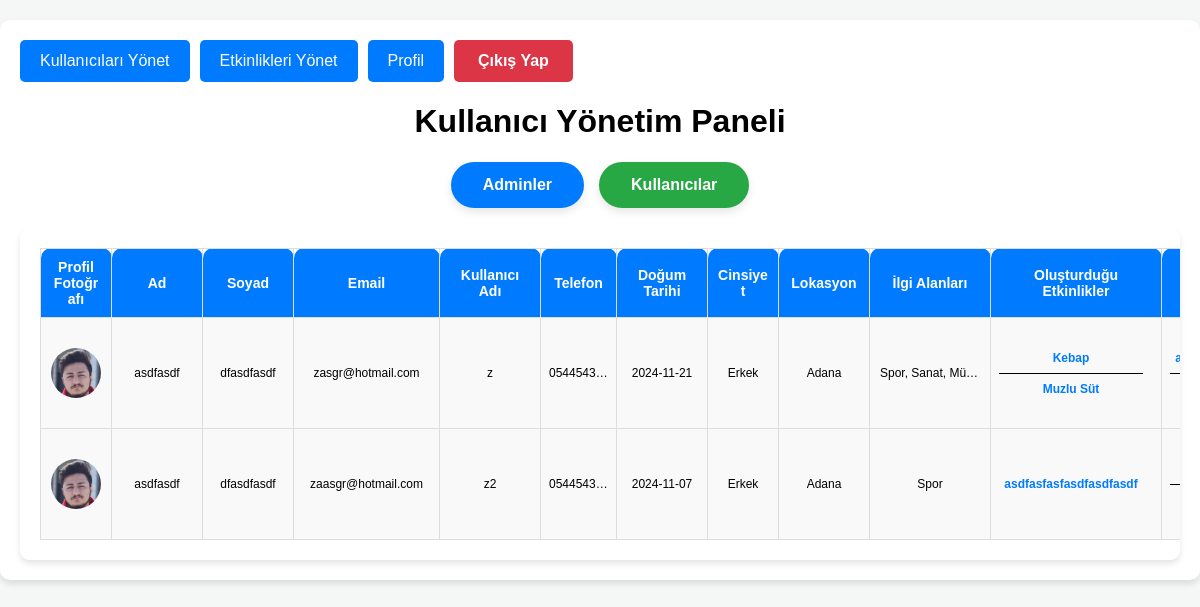
The page /admin/user/ on the database as committed earlier.
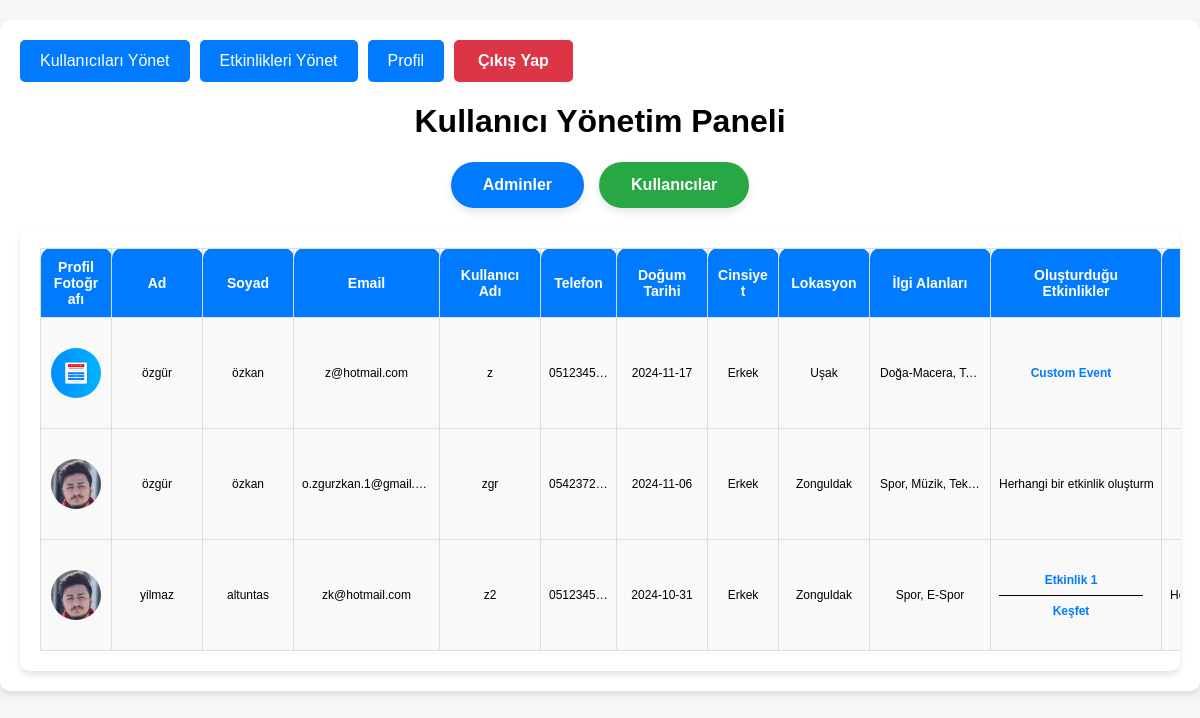
The same page on the database as committed later.
### tables this page shows
CREATE TABLE users (
        ID INTEGER PRIMARY KEY AUTOINCREMENT,
        username TEXT NOT NULL UNIQUE,
        password TEXT NOT NULL,
        email TEXT NOT NULL UNIQUE,
        location TEXT NOT NULL,
        interests TEXT NOT NULL,
        first_name TEXT NOT NULL,
        last_name TEXT NOT NULL,
        birth_date TEXT NOT NULL,
        gender TEXT NOT NULL,
        phone_number TEXT NOT NULL UNIQUE,
        profile_photo TEXT NOT NULL,
        status TEXT NOT NULL DEFAULT 'user'
    );

CREATE TABLE events (
        ID INTEGER PRIMARY KEY AUTOINCREMENT,
        event_name TEXT NOT NULL,
        description TEXT NOT NULL,
        startDate TEXT NOT NULL,
        finishDate TEXT NOT NULL,
        startTime TEXT NOT NULL,
        finishTime TEXT NOT NULL,
        duration TEXT NOT NULL,
        city TEXT NOT NULL,        
        address TEXT NOT NULL,        
        category TEXT NOT NULL,
        creator_username TEXT NOT NULL,
        isApproved BOOLEAN DEFAULT FALSE NOT NULL
    );

### app.py (the view)
@app.route('/admin/user/')
def view_user():
    users = get_all_users()
    return render_template('view_users.html',
                           users=users,
                           get_created_events_by_username=get_created_events_by_username, # function
                           get_user_attended_events=get_user_attended_events) # function

### database.py (called while the page is built)
def get_db_connection():
    conn = sqlite3.connect(DATABASE)
    conn.row_factory = sqlite3.Row
    return conn

def get_created_events_by_username(username):
    conn = get_db_connection()
    cursor = conn.cursor()
    cursor.execute('''
        SELECT ID, event_name, description, startDate, finishDate, startTime, finishTime, city, address, category, creator_username, isApproved
        FROM events
        WHERE creator_username = ?
    ''', (username,))
    events = cursor.fetchall()
    conn.close()
    return [
        {
            "ID": event[0],
            "event_name": event[1],
            "description": event[2],
            "startDate": event[3],
            "finishDate": event[4],
            "startTime": event[5],
            "finishTime": event[6],
            "city": event[7],
            "address": event[8],
            "category": event[9],
            "creator_username": event[10],
            "is_approved": event[11],
        }
        for event in events
    ]

def get_all_users():
    conn = get_db_connection()
    cursor = conn.cursor()
    cursor.execute("SELECT * FROM users")
    users = cursor.fetchall()
    conn.close()
    return users

### templates/view_users.html (shortened to what this page needs)
<!DOCTYPE html>
<html lang="tr">
<head>
    <link rel="stylesheet" href="{{ url_for('static', filename='css/view_users_style.css') }}">
</head>
<body>
<div class="container">
    <nav class="admin-navigation-buttons">
        <button onclick="location.href='{{ url_for('view_user', user_id=1) }}'" class="admin-nav-btn">Kullanıcıları
            Yönet
        </button>
        <button onclick="location.href='{{ url_for('view_event', event_id=1) }}'" class="admin-nav-btn">Etkinlikleri
            Yönet
        </button>
        <button onclick="location.href='{{ url_for('admin_profile') }}'" class="admin-nav-btn">Profil</button>
        <form action="{{ url_for('logout') }}" method="POST">
            <button type="submit" class="btn logout-btn">Çıkış Yap</button>
        </form>
    </nav>
    <h1>Kullanıcı Yönetim Paneli</h1>
    <div class="filter-buttons">
        <button class="filter-button" id="admin-btn">Adminler</button>
        <button class="filter-button" id="user-btn">Kullanıcılar</button>
    </div>
    <section class="user-list">
        <table class="user-table">
            <thead>
            <tr>
                <th>Profil Fotoğrafı</th>
                <th>Ad</th>
                <th>Soyad</th>
                <th>Email</th>
                <th>Kullanıcı Adı</th>
                <th>Telefon</th>
                <th>Doğum Tarihi</th>
                <th>Cinsiyet</th>
                <th>Lokasyon</th>
                <th>İlgi Alanları</th>
                <th>Oluşturduğu Etkinlikler</th>
                <th>Katıldığı Etkinlikler</th>
            </tr>
            </thead>
            <tbody>
            {% for user in users %}
                <tr class="user-row" data-status="{{ user[12] }}">
                    <td><img src="{{ url_for('static', filename=user[11]) }}" alt="Profil Fotoğrafı"
                             class="profile-photo"></td>
                    <td>{{ user[6] }}</td>
                    <td>{{ user[7] }}</td>
                    <td>{{ user[3] }}</td>
                    <td>{{ user[1] }}</td>
                    <td>{{ user[10] }}</td>
                    <td>{{ user[8] }}</td>
                    <td>{{ user[9] }}</td>
                    <td>{{ user[4] }}</td>
                    <td class="interests">{{ user[5] }}</td>
                    <td>
                        <div class="events-list">
                            {% set created_events = get_created_events_by_username(user[1]) %}
                            {% if created_events %}
                                {% for event in created_events %}
                                    <p>
                                        <a href="{{ url_for('event_detail', event_id=event['ID']) }}"
                                           class="event-link">
                                            {{ event["event_name"] }}
                                        </a>
                                    </p>
                                {% endfor %}
                            {% else %}
                                <p>Herhangi bir etkinlik oluşturmadı.</p>
                            {% endif %}
                        </div>
                    </td>
                    <td>
                        <div class="events-list">
                            {% set attended_events = get_user_attended_events(user[0]) %}
                            {% if attended_events %}
                                {% for event in attended_events %}
                                    <p>
                                        <a href="{{ url_for('event_detail', event_id=event['ID']) }}"
                                           class="event-link">
                                        </a>
                                    </p>
                                {% endfor %}
                            {% else %}
                                <p>Herhangi bir etkinliğe katılmadı.</p>
                            {% endif %}
                        </div>
                    </td>
                </tr>
            {% endfor %}
            </tbody>
        </table>
    </section>
</div>
</body>
</html>

Rows that differ between the two databases and show on the page:
removed events: event_name "Kebap", shown under users "asdfasdf"
removed events: event_name "Muzlu Süt", shown under users "asdfasdf"
no longer on this page (row edited): users: profile_photo (placeholder picture), first_name "asdfasdf", last_name "dfasdfasdf", email "zaasgr@hotmail.com", username "z2", phone_number "0544543…", birth_date "2024-11-07", gender "Erkek", location "Adana", interests "Spor"
removed events: event_name "asdfasfasfasdfasdfasdf"
changed users: profile_photo: picture added in place of a placeholder; first_name "asdfasdf" → "özgür"; last_name "dfasdfasdf" → "özkan"; email "zasgr@hotmail.com" → "z@hotmail.com"; phone_number "0544543…" → "0512345…"; birth_date "2024-11-21" → "2024-11-17"; location "Adana" → "Uşak"; interests "Spor, Sanat, Müzik" → "Doğa-Macera, T…"
added events: event_name "Custom Event", shown under users "özgür"
added users: profile_photo (placeholder picture), first_name "özgür", last_name "özkan", email "o.zgurzkan.1@gmail.…", username "zgr", phone_number "0542372…", birth_date "2024-11-06", gender "Erkek", location "Zonguldak", interests "Spor, Müzik, Tek…", shows "Herhangi bir etkinlik…"
added users: profile_photo (placeholder picture), first_name "yilmaz", last_name "altuntas", email "zk@hotmail.com", username "z2", phone_number "0512345…", birth_date "2024-10-31", gender "Erkek", location "Zonguldak", interests "Spor, E-Spor", shows "Herhangi bir etkinliğe katılmadı."
added events: event_name "Etkinlik 1"
added events: event_name "Keşfet", shown under "yilmaz"
